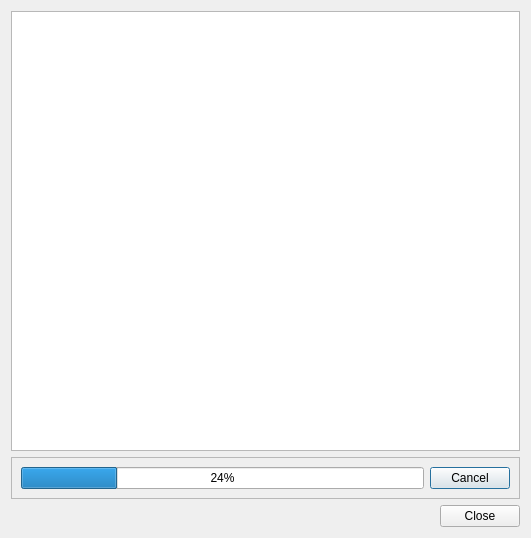
<?xml version="1.0" encoding="UTF-8"?>
<ui version="4.0">
 <class>BallWidget</class>
 <widget class="QDialog" name="BallWidget">
  <property name="geometry">
   <rect>
    <x>0</x>
    <y>0</y>
    <width>531</width>
    <height>538</height>
   </rect>
  </property>
  <property name="windowTitle">
   <string>Dialog</string>
  </property>
  <layout class="QGridLayout" name="gridLayout">
   <item row="0" column="0" colspan="2">
    <widget class="QGraphicsView" name="graphicsView"/>
   </item>
   <item row="1" column="0" colspan="2">
    <widget class="QFrame" name="frame">
     <property name="frameShape">
      <enum>QFrame::StyledPanel</enum>
     </property>
     <property name="frameShadow">
      <enum>QFrame::Raised</enum>
     </property>
     <layout class="QHBoxLayout" name="horizontalLayout">
      <item>
       <widget class="QProgressBar" name="progressBar">
        <property name="value">
         <number>24</number>
        </property>
       </widget>
      </item>
      <item>
       <widget class="QPushButton" name="cancel_button">
        <property name="text">
         <string>Cancel</string>
        </property>
       </widget>
      </item>
     </layout>
    </widget>
   </item>
   <item row="2" column="0">
    <spacer name="horizontalSpacer">
     <property name="orientation">
      <enum>Qt::Horizontal</enum>
     </property>
     <property name="sizeHint" stdset="0">
      <size>
       <width>424</width>
       <height>20</height>
      </size>
     </property>
    </spacer>
   </item>
   <item row="2" column="1">
    <widget class="QPushButton" name="close_button">
     <property name="text">
      <string>Close</string>
     </property>
    </widget>
   </item>
  </layout>
  <zorder>frame</zorder>
  <zorder>graphicsView</zorder>
  <zorder>close_button</zorder>
  <zorder>horizontalSpacer</zorder>
 </widget>
 <resources/>
 <connections/>
</ui>
